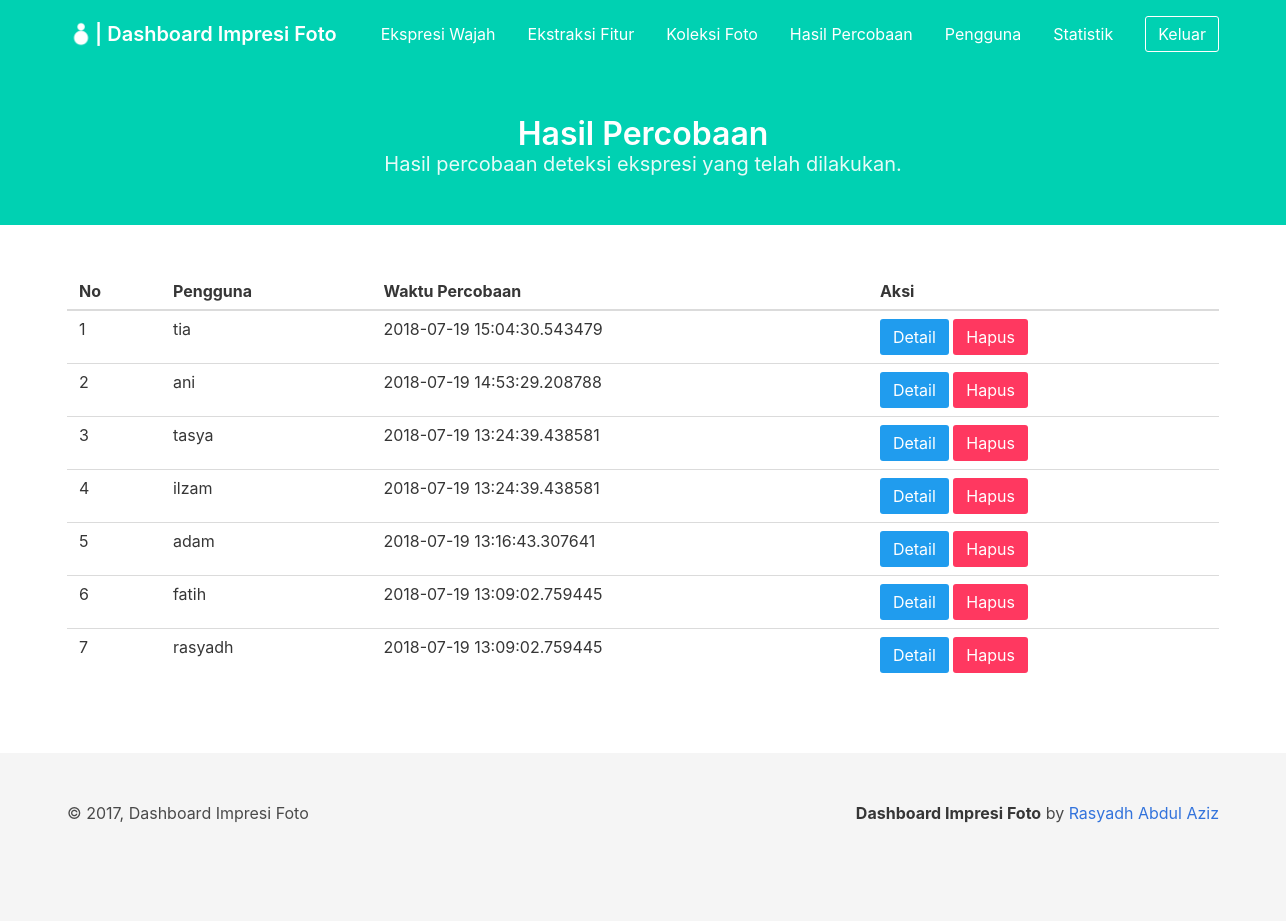
The app's page /dashboard/detection_results/ (signed in) with its own data.
### project/models/result_detection.py (models this page shows, shortened)
class ResultDetection(db.Model):
    __tablename__ = 'result_detection'
    id_result_detection = db.Column(db.Integer, primary_key=True)
    created_at = db.Column(db.DateTime, default=datetime.datetime.now())
    id_user = db.Column(db.Integer, db.ForeignKey('user.id_user'))

### project/models/user.py (models this page shows, shortened)
class User(db.Model):
    __tablename__ = 'user'
    id_user = db.Column(db.Integer, primary_key=True)
    username = db.Column(db.String, unique=True, nullable=False)
    password = db.Column(db.String, nullable=False)
    created_at = db.Column(db.DateTime, default=datetime.datetime.now())

### project/views/dashboard/detection_results.py (the view)
@dashboard_results.route('/dashboard/detection_results/')
def index():
    if session.get('loggedin_admin'):
        try:
            result = db.engine.execute("SELECT rd.id_result_detection, rd.id_user, u.username, rd.created_at FROM result_detection rd, user u WHERE u.id_user = rd.id_user")
            results = []
            for res in result:
                temp = {
                    'id_result_detection': res[0],
                    'id_user': res[1],
                    'username': res[2],
                    'created_at': res[3]
                }
                results.append(temp)
            return render_template('dashboard/detection_results.html',
                title='Hasil Percobaan', results=list(reversed(results)))
        except Exception as e:
            print('error to get detection result')
            print(e)
    return redirect(url_for('auth.login_admin'))

### project/templates/dashboard/detection_results.html (shortened to what this page needs)
{% extends 'dashboard/base_dashboard.html' %} {% block content %}
<section class="hero is-primary">
    <div class="hero-body">
        <div class="container has-text-centered">
            <h1 class="title">
                Hasil Percobaan
            </h1>
            <h2 class="subtitle">
                Hasil percobaan deteksi ekspresi yang telah dilakukan.
            </h2>
        </div>
    </div>
</section>
<section class="section">
    <div class="container" id="result_table">
        <table class="table is-hoverable is-fullwidth">
            <thead>
                <tr>
                    <th>No</th>
                    <th>Pengguna</th>
                    <th>Waktu Percobaan</th>
                    <th>Aksi</th>
                </tr>
            </thead>
            <tbody>
                {% if results %} {% for res in results %}
                <tr>
                    <td>{{ results.index(res) + 1 }}</td>
                    <td>{{ res.username }}</td>
                    <td>{{ res.created_at }}</td>
                    <td>
                        <button class="button is-info" onclick="detail_result('{{ res.id_result_detection }}', '{{ res.created_at }}', '{{ res.username }}')">Detail</button>
                        <a class="button is-danger" href="/dashboard/detection_results/delete/{{ res.id_result_detection }}">Hapus</a>
                    </td>
                </tr>
                {% endfor %} {% else %}
                <tr>
                    <td colspan="4" class="has-text-centered">Belum ada hasil percobaan</td>
                </tr>
                {% endif %}
            </tbody>
        </table>
    </div>
</section>
{% endblock %}

### project/templates/dashboard/base_dashboard.html (shortened to what this page needs)
<html>
<head>
    <link rel="stylesheet" type="text/css" href="{{ url_for('static', filename='css/bulma.css') }}" />
    <link rel="stylesheet" type="text/css" href="{{url_for('static', filename='css/app.css') }}" />
</head>
<body>
    <nav class="navbar is-primary is-transparent navbar-is-medium">
        <div class="container">
            <div class="navbar-brand">
                <a class="navbar-item" href="/dashboard/">
                    <img class="image" src="{{ url_for('static', filename='image/ImpresiFotoWhite.png') }}" alt="Logo">
                    <h1 class="title is-5 has-text-white">
                        | Dashboard Impresi Foto
                    </h1>
                </a>
            </div>
            <div class="navbar-menu" id="menu">
                <div class="navbar-end">
                    <a class="navbar-item" href="/dashboard/expression/">
                        Ekspresi Wajah
                    </a>
                    <a class="navbar-item" href="/dashboard/feature_extraction/">
                        Ekstraksi Fitur
                    </a>
                    <a class="navbar-item" href="/dashboard/photos_collection/">
                        Koleksi Foto
                    </a>
                    <a class="navbar-item" href="/dashboard/detection_results/">
                        Hasil Percobaan
                    </a>
                    <a class="navbar-item" href="/dashboard/user/">
                        Pengguna
                    </a>
                    <a class="navbar-item" href="/dashboard/statistic/">
                        Statistik
                    </a>
                    <div class="navbar-item">
                        <a class="button is-primary is-inverted is-outlined" href="/admin/logout/">
                            Keluar
                        </a>
                    </div>
                </div>
            </div>
        </div>
    </nav>
    {% block content %} {% endblock %}
    <footer class="footer">
        <div class="container">
            <div class="level">
                <div class="level-left">
                    <div class="level-item">
                        &copy; 2017, Dashboard Impresi Foto
                    </div>
                </div>
                <div class="level-right">
                    <div class="level-item">
                        <p>
                            <strong>Dashboard Impresi Foto</strong> by
                            <a href="github.com/rasyadh">Rasyadh Abdul Aziz</a>
                        </p>
                    </div>
                </div>
            </div>
        </div>
    </footer>
</body>
</html>

### project/static/css/app.css (style rules this page uses)
.navbar-is-medium { min-height: 4.25rem; }

### records on screen
ResultDetection: results "1", username "tia", created_at "2018-07-19 15:04:30.543479"
ResultDetection: results "2", username "ani", created_at "2018-07-19 14:53:29.208788"
ResultDetection: results "3", username "tasya", created_at "2018-07-19 13:24:39.438581"
ResultDetection: results.index(res)+1 "4", username "ilzam", created_at "2018-07-19 13:24:39.438581"
ResultDetection: results "5", username "adam", created_at "2018-07-19 13:16:43.307641"
ResultDetection: results "6", username "fatih", created_at "2018-07-19 13:09:02.759445"
ResultDetection: results "7", username "rasyadh", created_at "2018-07-19 13:09:02.759445"
